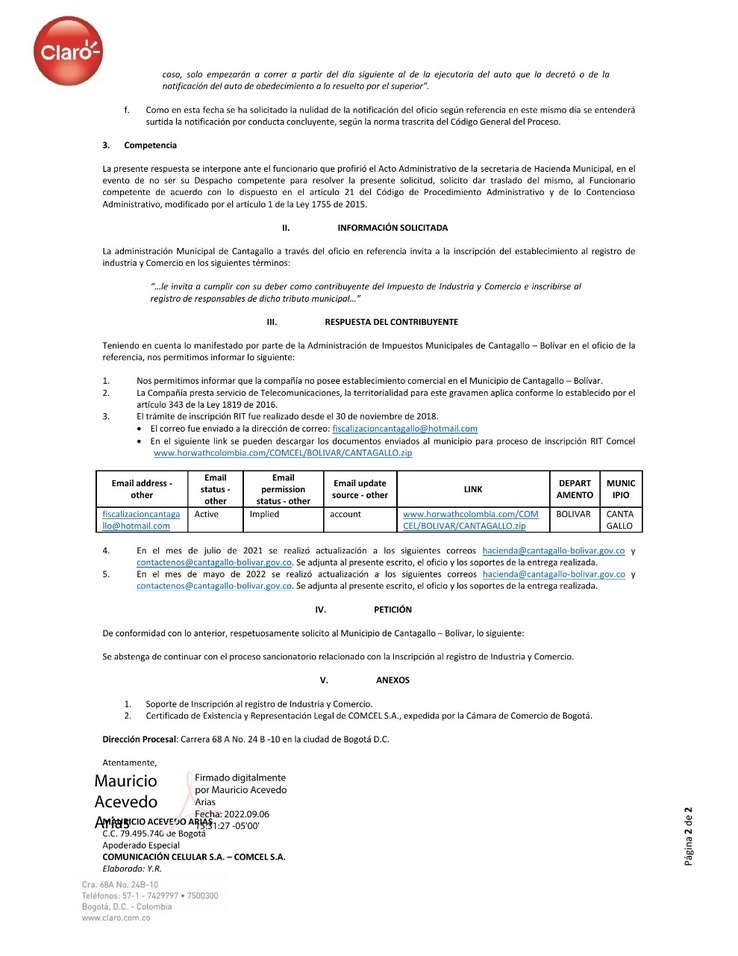
#> input picture ejemplo.jpeg, 738 x 956 px, shrunk from 989 x 1280 before the run
$ python pruebaTesseract.py
#> lines starting #> are read from the running program, lines starting #| are printed output that depends on the picture; after the words box and inside, x2 and y2 are one past the last pixel; in counts of white or black regions, pixels touching at a corner belong together
import cv2
import pytesseract
pytesseract.pytesseract.tesseract_cmd = r'C:\Archivos de programa\Tesseract-OCR\tesseract'
from pytesseract import Output
from matplotlib import pyplot as plt
path_Example= 'ejemplo.jpeg'
img_color = cv2.imread(path_Example)
#> img_color is the input picture: shape (956, 738, 3); mean B, G, R 243.1, 243, 243.2
plt.imshow(img_color)
##plt.show()
img_gris = cv2.cvtColor(img_color, cv2.COLOR_BGR2GRAY)
plt.imshow(img_gris)
##plt.show()
thresh_img = cv2.threshold(img_gris, 0, 255, cv2.THRESH_BINARY_INV + cv2.THRESH_OTSU)[1]
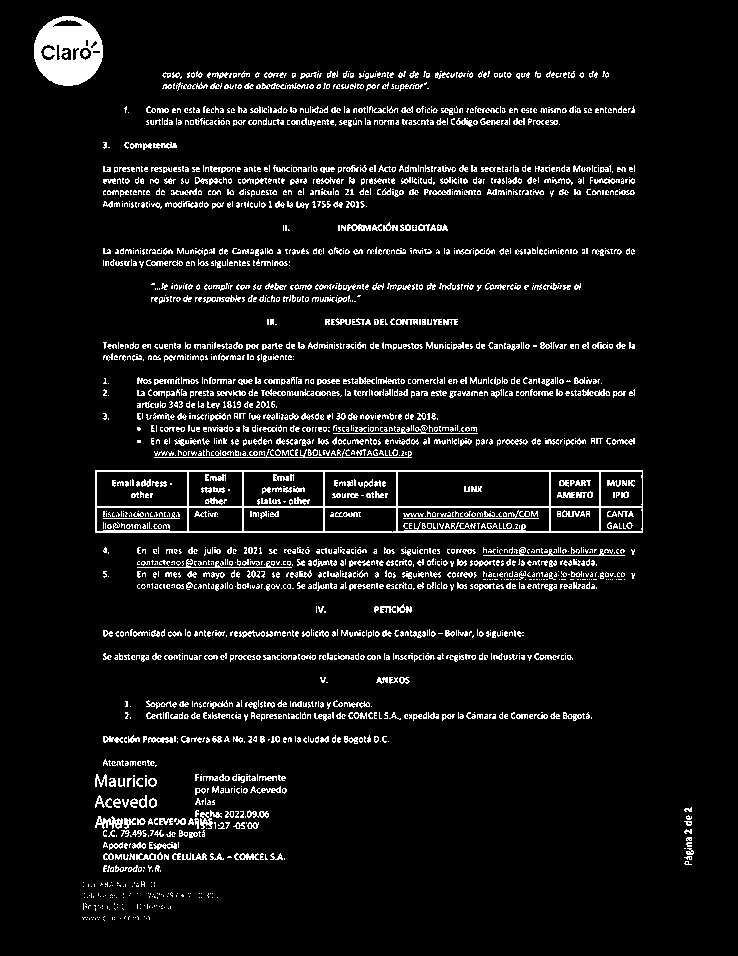
#> thresh_img: shape (956, 738); 7.2% white in thin lines or dots, all inside (x1, y1, x2, y2) = (34, 16, 694, 921)
plt.imshow(thresh_img)
##plt.show()
kernel = cv2.getStructuringElement(cv2.MORPH_RECT, (1,2))
opening_image = cv2.morphologyEx(thresh_img, cv2.MORPH_OPEN, kernel,iterations=1)
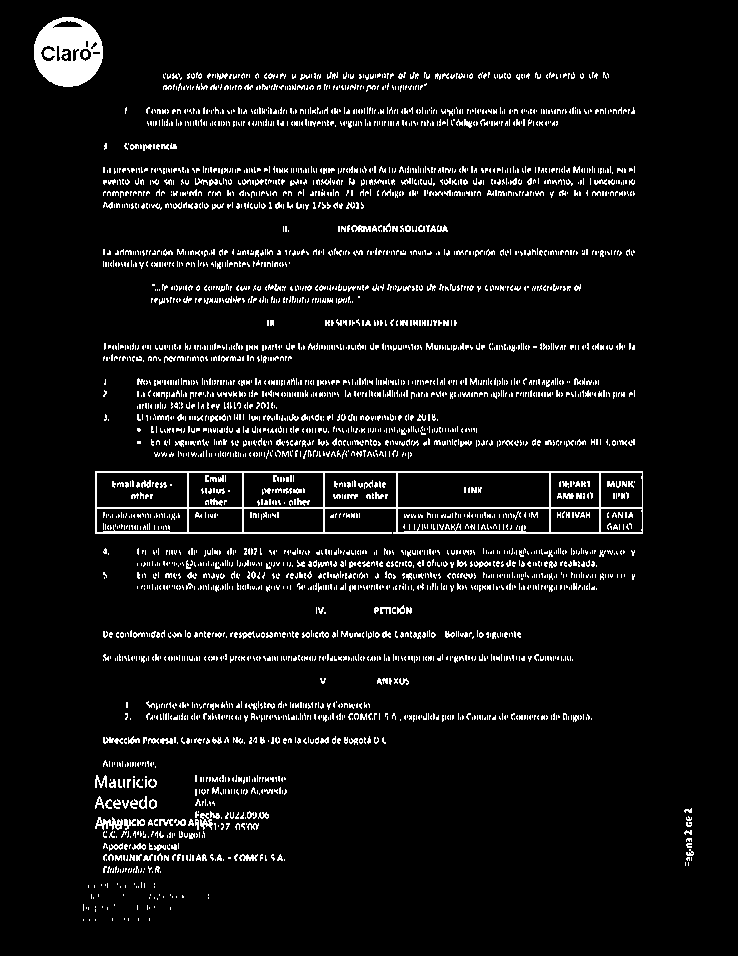
#> opening_image: shape (956, 738); 6.3% white in thin lines or dots, all inside (x1, y1, x2, y2) = (34, 17, 694, 921)
plt.imshow(opening_image)
##plt.show()
invert_image = 255 - opening_image
plt.imshow(invert_image)
plt.show()
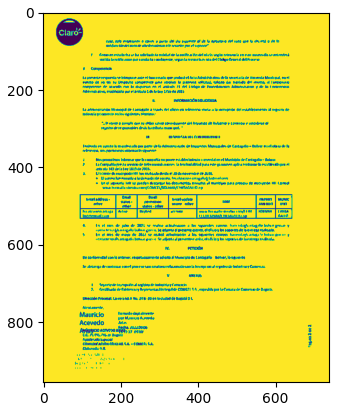
#> figure drawn by matplotlib, 1 panel; B, G, R data is drawn as R, G, B
def ocr(image):
    custom_config = r'-l spa - psm 11'
    text = pytesseract.image_to_string(image,config=custom_config )
    return text
#> (the run stopped early here; a loop or call above may not have finished)

$ run again, with Fecha_hora.png saved as ejemplo.jpeg
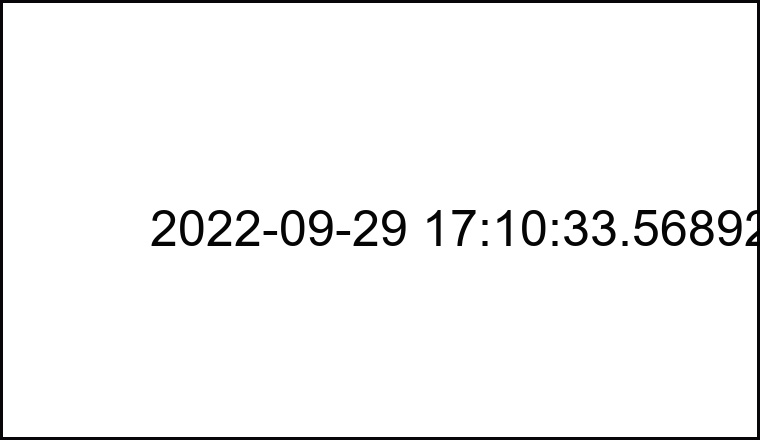
#> input picture Fecha_hora.png, 760 x 440 px
#> img_color is the input picture: shape (440, 760, 3); mean B, G, R 244.9, 244.9, 244.9
#> `thresh_img = cv2.threshold(img_gris, 0, 255, cv2.THRESH_BINARY_INV + c..`:
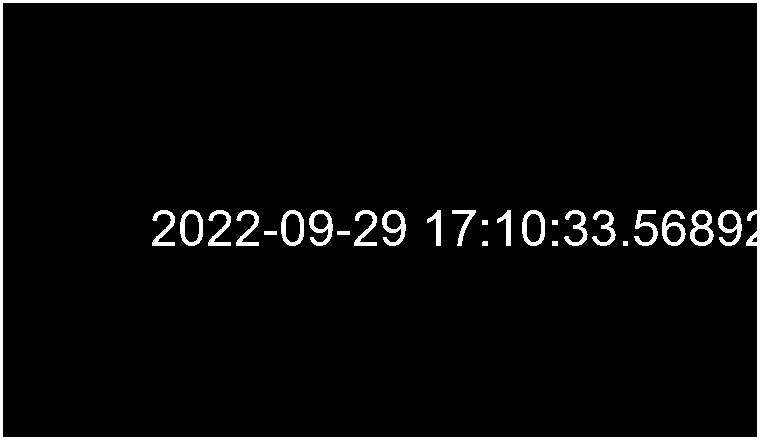
#> thresh_img: shape (440, 760); 4.1% white; 26 white regions, largest, box (x1, y1, x2, y2) and area: (0, 0, 760, 440) 7314, (690, 210, 714, 246) 407, (662, 210, 686, 246) 396
#> opening_image: shape (440, 760); 4.1% white; 26 white regions, largest, box (x1, y1, x2, y2) and area: (0, 0, 760, 440) 7314, (690, 211, 714, 247) 406, (662, 211, 686, 247) 396
#> `plt.show()`:
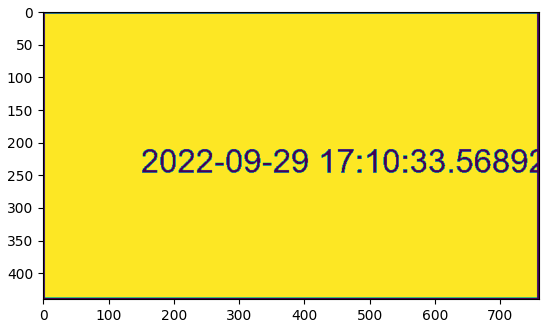
#> figure drawn by matplotlib, 1 panel; B, G, R data is drawn as R, G, B
